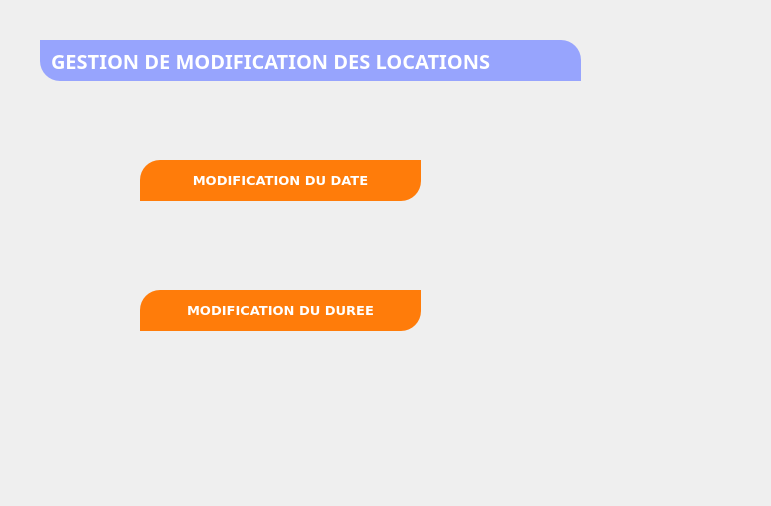
<?xml version="1.0" encoding="UTF-8"?>
<ui version="4.0">
 <class>Form</class>
 <widget class="QWidget" name="Form">
  <property name="geometry">
   <rect>
    <x>0</x>
    <y>0</y>
    <width>771</width>
    <height>506</height>
   </rect>
  </property>
  <property name="windowTitle">
   <string>Form</string>
  </property>
  <property name="styleSheet">
   <string notr="true"/>
  </property>
  <widget class="QLabel" name="label">
   <property name="geometry">
    <rect>
     <x>-130</x>
     <y>-40</y>
     <width>1031</width>
     <height>561</height>
    </rect>
   </property>
   <property name="styleSheet">
    <string notr="true">background-image: url(:/newPrefix/v.jpg.jpg);</string>
   </property>
   <property name="text">
    <string/>
   </property>
  </widget>
  <widget class="QLabel" name="label_7">
   <property name="geometry">
    <rect>
     <x>40</x>
     <y>40</y>
     <width>541</width>
     <height>41</height>
    </rect>
   </property>
   <property name="font">
    <font>
     <family>Montserrat</family>
     <pointsize>15</pointsize>
     <weight>75</weight>
     <bold>true</bold>
    </font>
   </property>
   <property name="styleSheet">
    <string notr="true">
color:white;
text-align:center;
padding:5px;
background-color: rgb(151, 164, 253);
border-top-right-radius: 20px;
border-bottom-left-radius: 20px;</string>
   </property>
   <property name="text">
    <string>GESTION DE MODIFICATION DES LOCATIONS</string>
   </property>
  </widget>
  <widget class="QPushButton" name="pushButton">
   <property name="geometry">
    <rect>
     <x>140</x>
     <y>160</y>
     <width>281</width>
     <height>41</height>
    </rect>
   </property>
   <property name="font">
    <font>
     <family>Verdana</family>
     <pointsize>10</pointsize>
     <weight>75</weight>
     <bold>true</bold>
    </font>
   </property>
   <property name="styleSheet">
    <string notr="true">background-color: rgb(255, 124, 10);
color:white;

padding:5px;
border-top-left-radius: 20px;
border-bottom-right-radius: 20px;</string>
   </property>
   <property name="text">
    <string>MODIFICATION DU DATE</string>
   </property>
  </widget>
  <widget class="QPushButton" name="pushButton_2">
   <property name="geometry">
    <rect>
     <x>140</x>
     <y>290</y>
     <width>281</width>
     <height>41</height>
    </rect>
   </property>
   <property name="font">
    <font>
     <family>Verdana</family>
     <pointsize>10</pointsize>
     <weight>75</weight>
     <bold>true</bold>
    </font>
   </property>
   <property name="styleSheet">
    <string notr="true">background-color: rgb(255, 124, 10);
color:white;

padding:5px;
border-top-left-radius: 20px;
border-bottom-right-radius: 20px;</string>
   </property>
   <property name="text">
    <string>MODIFICATION DU DUREE</string>
   </property>
  </widget>
 </widget>
 <resources>
  <include location="ref.qrc"/>
 </resources>
 <connections/>
</ui>
